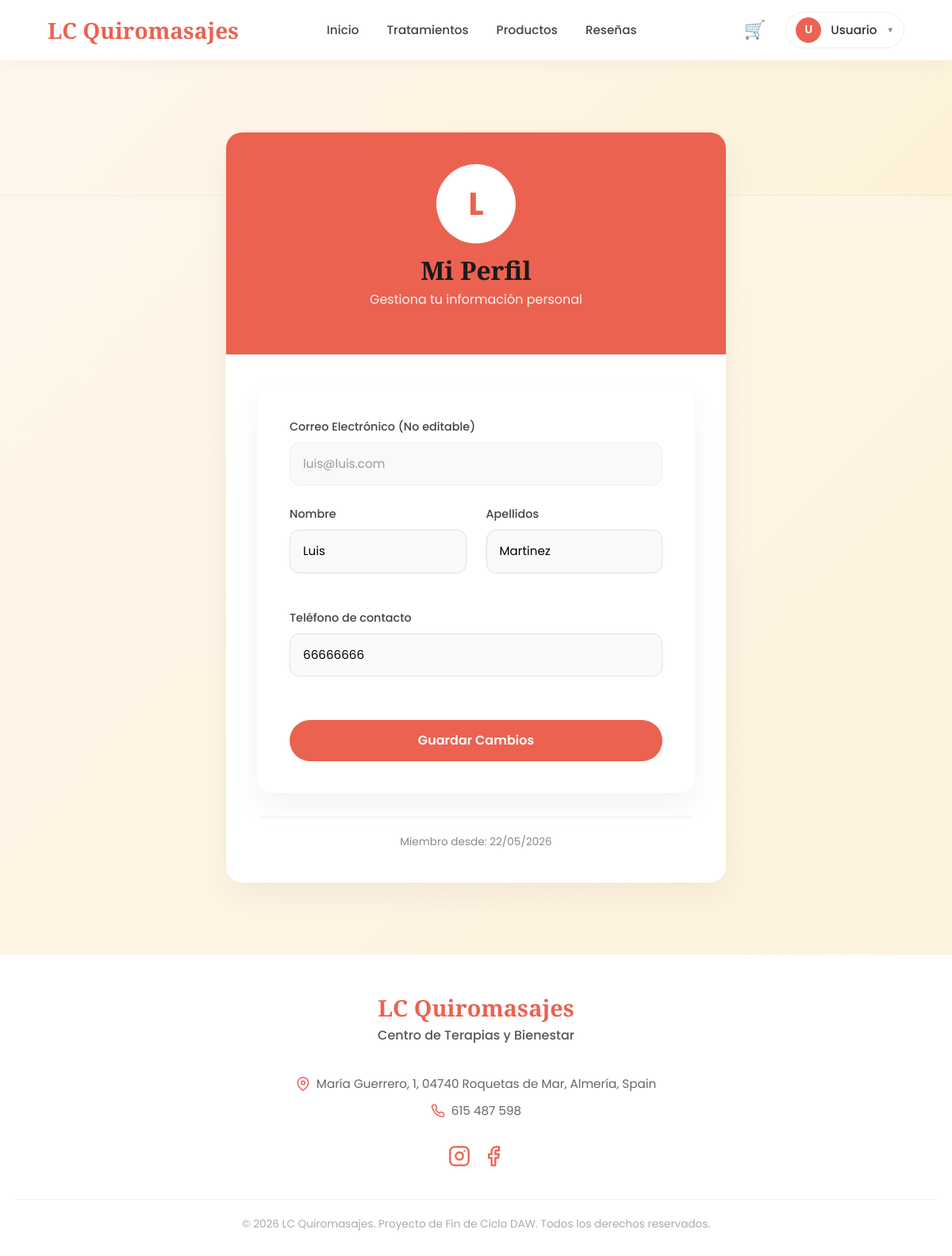
The app's page /perfil.php (signed in) with its own data.
### tables this page shows
CREATE TABLE `Usuario` (
  `id_perfil` int NOT NULL,
  `nombre` varchar(50) NOT NULL,
  `apellido` varchar(150) DEFAULT NULL,
  `telefono` varchar(9) DEFAULT NULL,
  `fecha_registro` datetime DEFAULT CURRENT_TIMESTAMP,
  PRIMARY KEY (`id_perfil`),
  CONSTRAINT `Usuario_ibfk_1` FOREIGN KEY (`id_perfil`) REFERENCES `Perfil` (`id_perfil`) ON DELETE CASCADE
);

### public/perfil.php (the view, shortened to what this page needs)
<?php
require_once '../includes/db.php';
$id_perfil = $_SESSION['user_id'];
try {
    $sql = "SELECT *, (SELECT email FROM Perfil WHERE id_perfil = Usuario.id_perfil) AS email
            FROM Usuario WHERE id_perfil = ?";
    $stmt = $pdo->prepare($sql);
    $stmt->execute([$id_perfil]);
    $user = $stmt->fetch();
} catch (PDOException $e) {
    die("Error al cargar el perfil.");
}
include '../includes/header.php';
?>
<div class="hero-seccion" style="padding-bottom: 100px;"></div>
<main class="contenedor-perfil" style="margin-top: -80px;">
    <div class="tarjeta-base">
        <div class="cabecera-avatar">
            <div class="avatar-grande">
                <?= strtoupper(substr($user['nombre'] ?? 'U', 0, 1)) ?>
            </div>
            <h1 style="font-family: var(--font-title); margin: 0; font-size: 2rem;">Mi Perfil</h1>
            <p style="opacity: 0.9; margin-top: 5px;">Gestiona tu información personal</p>
        </div>
        <div class="cuerpo-perfil">
            <form method="POST" action="perfil.php" class="grid-formularios">
                <div class="col-span-2">
                    <label>Correo Electrónico (No editable)</label>
                    <input type="email" value="<?= htmlspecialchars($user['email'] ?? '') ?>" disabled class="input-disabled">
                </div>
                <div class="grupo-entrada">
                    <label>Nombre</label>
                    <input type="text"
                           name="nombre"
                           value="<?= htmlspecialchars($user['nombre'] ?? '') ?>"
                           required
                           class="input-control"
                           pattern="[a-zA-ZáéíóúÁÉÍÓÚñÑ\s]+"
                           title="Solo se permiten letras"
                           style="text-transform: capitalize;">
                </div>
                <div class="grupo-entrada">
                    <label>Apellidos</label>
                    <input type="text"
                           name="apellido"
                           value="<?= htmlspecialchars($user['apellido'] ?? '') ?>"
                           required
                           class="input-control"
                           pattern="[a-zA-ZáéíóúÁÉÍÓÚñÑ\s]+"
                           title="Solo se permiten letras"
                           style="text-transform: capitalize;">
                </div>
                <div class="col-span-2 grupo-entrada">
                    <label>Teléfono de contacto</label>
                    <input type="tel"
                           name="telefono"
                           value="<?= htmlspecialchars($user['telefono'] ?? '') ?>"
                           required
                           class="input-control"
                           pattern="[0-9]{9}"
                           maxlength="9"
                           title="Debe contener exactamente 9 números"
                           placeholder="Ej: 612345678">
                </div>
                <div class="col-span-2">
                    <button type="submit" name="actualizar" class="btn btn-primary boton-enviar">Guardar Cambios</button>
                </div>
            </form>
            <div class="info-footer-perfil">
                Miembro desde: <?= date('d/m/Y', strtotime($user['fecha_reg'] ?? 'now')) ?>
            </div>
        </div>
    </div>
</main>
<?php include '../includes/footer.php'; ?>

### assets/css/style.css (style rules this page uses)
:root { --color-primary: #EB6250; --color-primary-hover: #D75443; --color-bg-start: #FFF7EE; --color-bg-end: #FDF2D8; --color-text-dark: #333333; --color-text-muted: #666666; --color-white: #FFFFFF; --font-title: 'Playfair Display', serif; --font-body: 'Poppins', sans-serif; --line-height-base: 1.6; --radius-input: 12px; --radius-card: 20px; --radius-btn: 50px; --shadow-card: 0 15px 40px rgba(0, 0, 0, 0.05); --shadow-nav: 0 4px 20px rgba(0, 0, 0, 0.03); }
* { margin: 0; padding: 0; box-sizing: border-box; }
html { scroll-behavior: smooth; }
body { font-family: var(--font-body); color: var(--color-text-dark); line-height: var(--line-height-base); background: linear-gradient(135deg, var(--color-bg-start) 0%, var(--color-bg-end) 100%); min-height: 100vh; display: flex; flex-direction: column; }
main { flex: 1; }
h1, h2, h3, h4, h5, h6 { font-family: var(--font-title); font-weight: 700; color: #1A1A1A; }
.btn, .main-btn { display: inline-block; border-radius: var(--radius-btn); font-family: var(--font-body); font-weight: 600; text-decoration: none; cursor: pointer; transition: all 0.3s ease; border: none; text-align: center; }
.btn-primary, .main-btn, .boton-enviar { background-color: var(--color-primary); color: var(--color-white); padding: 14px 36px; font-size: 1rem; }
.boton-enviar { width: 100%; margin-top: 10px; }
.input-control, .input-radius, input, select, textarea { width: 100%; border: 1px solid #E0E0E0; border-radius: var(--radius-input); padding: 14px 16px; font-family: var(--font-body); font-size: 0.95rem; outline: none; background-color: #fafafa; transition: all 0.3s ease; box-sizing: border-box; }
::placeholder { color: #bbb; }
form { width: 100%; max-width: 550px; background: var(--color-white); padding: 40px; border-radius: var(--radius-card); box-shadow: var(--shadow-card); }
.grupo-entrada { margin-bottom: 20px; }
label { font-size: 0.9rem; font-weight: 500; margin-bottom: 8px; display: block; color: #444; }
.hero-seccion { background: linear-gradient(135deg, var(--color-bg-start) 0%, var(--color-bg-end) 100%); padding: 70px 20px; text-align: center; border-bottom: 1px solid rgba(235, 98, 80, 0.1); }
.contenedor-perfil { max-width: 800px; margin: 40px auto; padding: 0 20px; min-height: 50vh; }
.tarjeta-base { background: var(--color-white); border-radius: var(--radius-card); box-shadow: var(--shadow-card); overflow: hidden; }
.cabecera-avatar { background: var(--color-primary); padding: 40px; text-align: center; color: white; }
.avatar-grande { width: 100px; height: 100px; background: white; border-radius: 50%; margin: 0 auto 15px; display: flex; align-items: center; justify-content: center; font-size: 2.5rem; color: var(--color-primary); font-weight: bold; border: 4px solid rgba(255,255,255,0.3); }
.cuerpo-perfil { padding: 40px; }
.grid-formularios { display: grid; grid-template-columns: 1fr 1fr; gap: 25px; }
.col-span-2 { grid-column: span 2; }
.input-disabled { width: 100%; padding: 14px 16px; border-radius: var(--radius-input); border: 1px solid #eee; background: #f9f9f9; color: #999; cursor: not-allowed; }
.info-footer-perfil { margin-top: 30px; padding-top: 20px; border-top: 1px solid #eee; text-align: center; color: #888; font-size: 0.85rem; }

### records on screen
usuario: nombre "L", nombre "Luis", apellido "Martinez", telefono "66666666"

### other values on screen
substr($_SESSION['nombre_real'] ?? 'U', 0, 1) "U"
$_SESSION['nombre_real'] "Usuario"
date('d/m/Y', strtotime($user['fecha_reg'] ?? 'now')) "22/05/2026"
